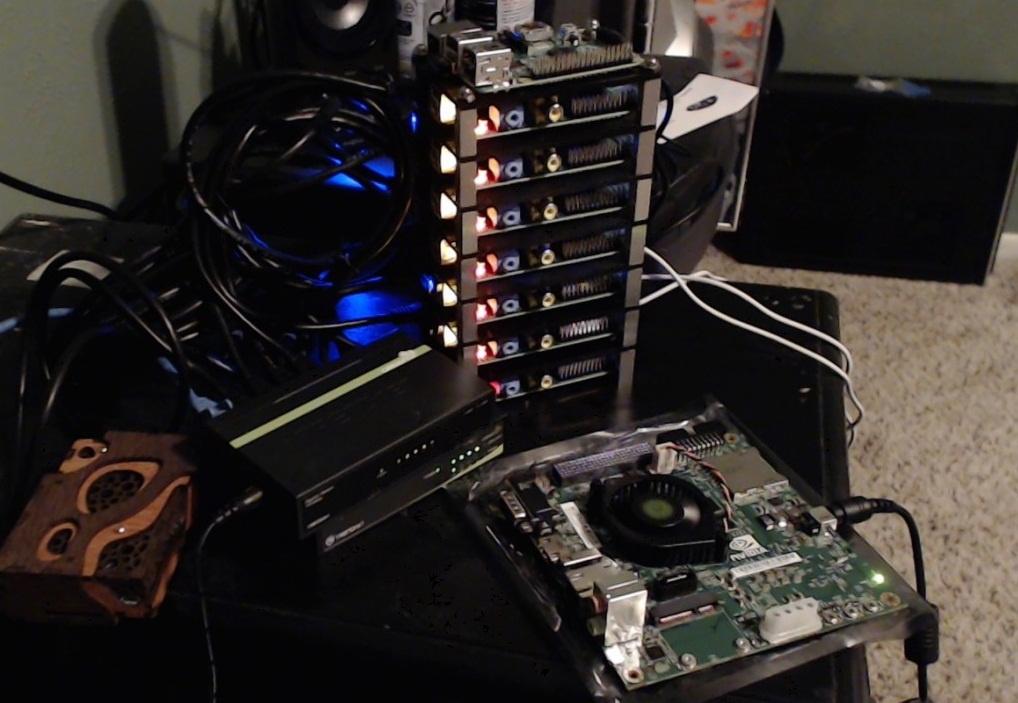
#> input picture Bolum1/anaresim.jpg, 1018 x 703 px, given in place of the camera
$ python erotion_dilation.py
#> lines starting #> are read from the running program, lines starting #| are printed output that depends on the picture; after the words box and inside, x2 and y2 are one past the last pixel; in counts of white or black regions, pixels touching at a corner belong together
import cv2
import numpy as np

kamera = cv2.VideoCapture(0)
while True:
    ret,frame = kamera.read()
#> frame is the input picture: shape (703, 1018, 3); mean B, G, R 40.7, 43.2, 48.1
    hsv = cv2.cvtColor(frame, cv2.COLOR_BGR2HSV)
#> hsv: shape (703, 1018, 3); mean H, S, V 61, 68.9, 50.5
    altdeger_kirmizi = np.array([150,30,30])
    ustdeger_kirmizi =np.array([190,255,255])

    mask = cv2.inRange(hsv,altdeger_kirmizi,ustdeger_kirmizi)
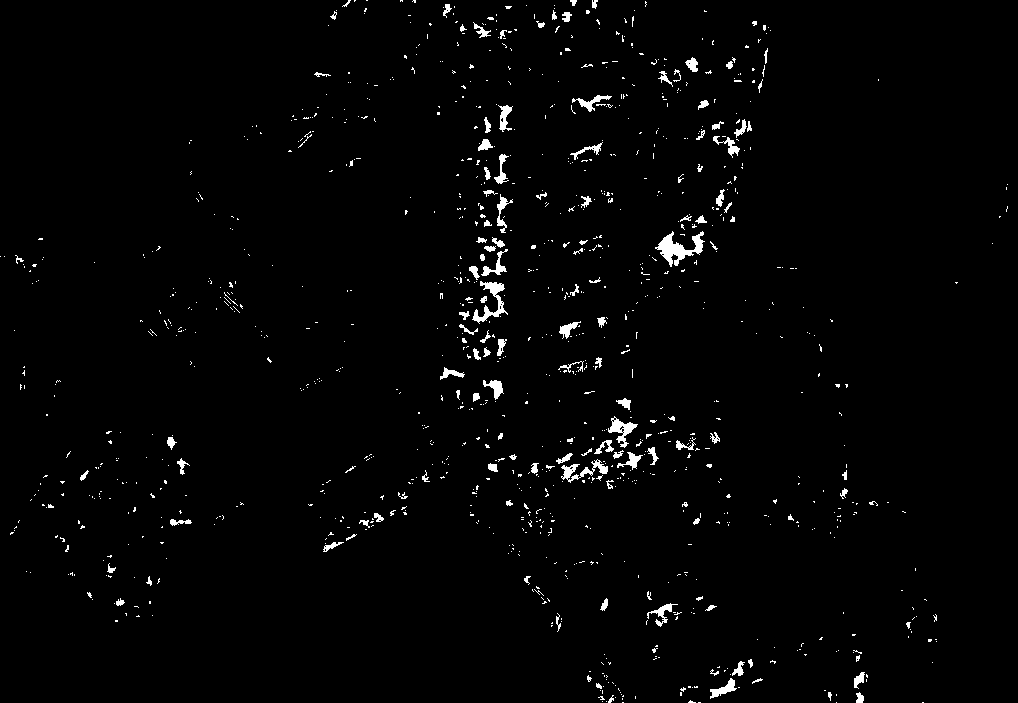
#> mask: shape (703, 1018); 1.8% white; 1093 white regions (963 under 20 px), largest, box (x1, y1, x2, y2) and area: (655, 231, 705, 267) 709, (472, 281, 508, 324) 478, (561, 459, 608, 483) 371
    son_resim = cv2.bitwise_and(frame,frame,mask=mask)
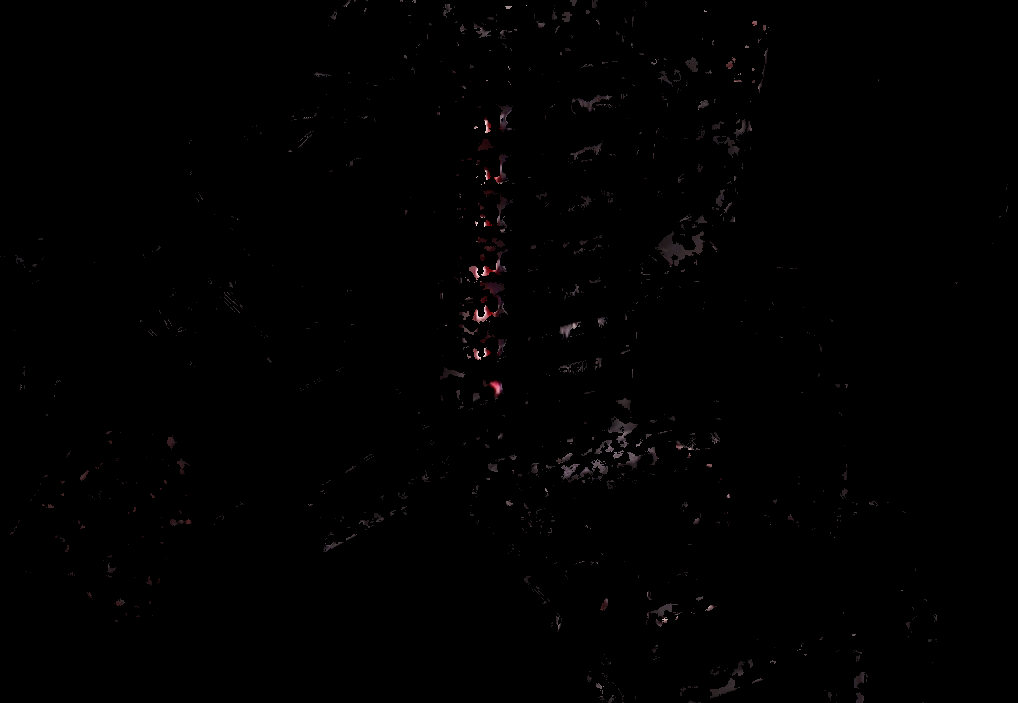
#> son_resim: shape (703, 1018, 3); mean B, G, R 0.9, 0.8, 1.1

    kernel = np.ones((5,5), np.uint8)
    erosion = cv2.erode(mask,kernel,iterations = 1)
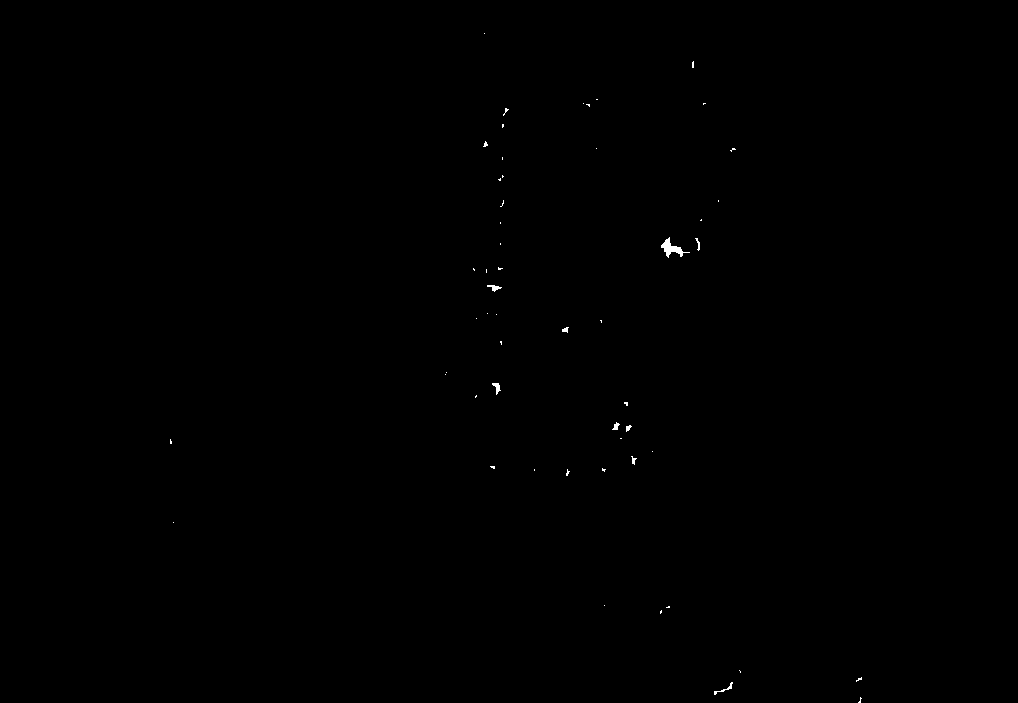
#> erosion: shape (703, 1018); 0.1% white; 54 white regions (45 under 20 px), largest, box (x1, y1, x2, y2) and area: (661, 237, 690, 258) 205, (492, 383, 501, 395) 51, (487, 285, 502, 292) 50
    dilation = cv2.dilate(mask,kernel,iterations = 1)
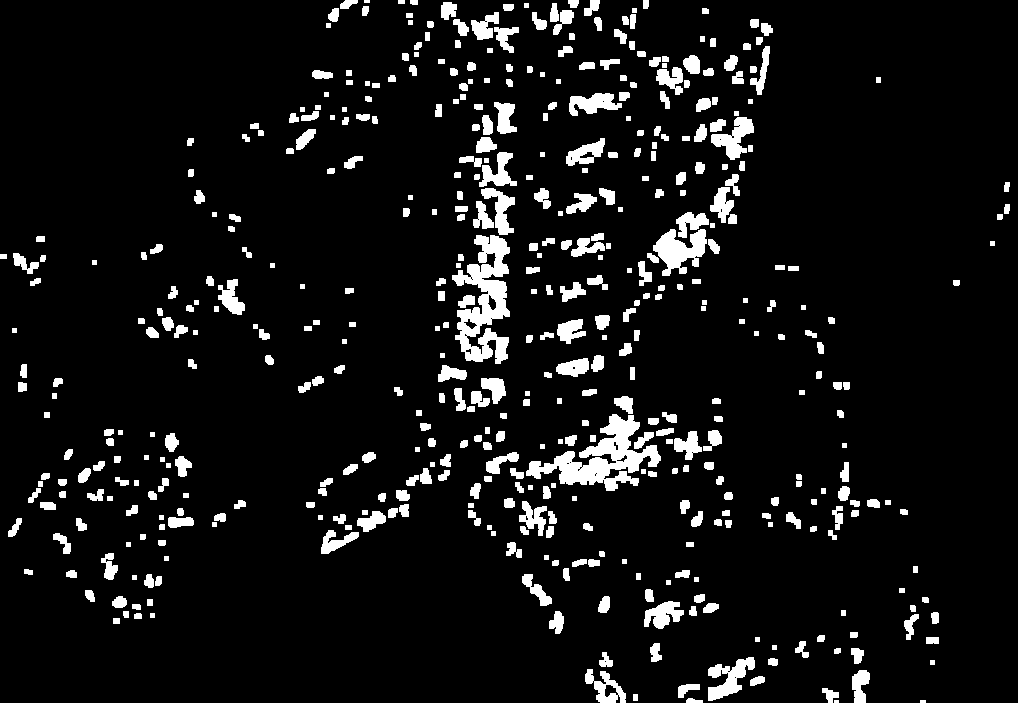
#> dilation: shape (703, 1018); 7.8% white; 487 white regions (3 under 20 px), largest, box (x1, y1, x2, y2) and area: (526, 414, 661, 491) 3922, (452, 235, 510, 364) 3916, (653, 229, 707, 276) 1421

    closing = cv2.morphologyEx(mask,cv2.MORPH_CLOSE,kernel)
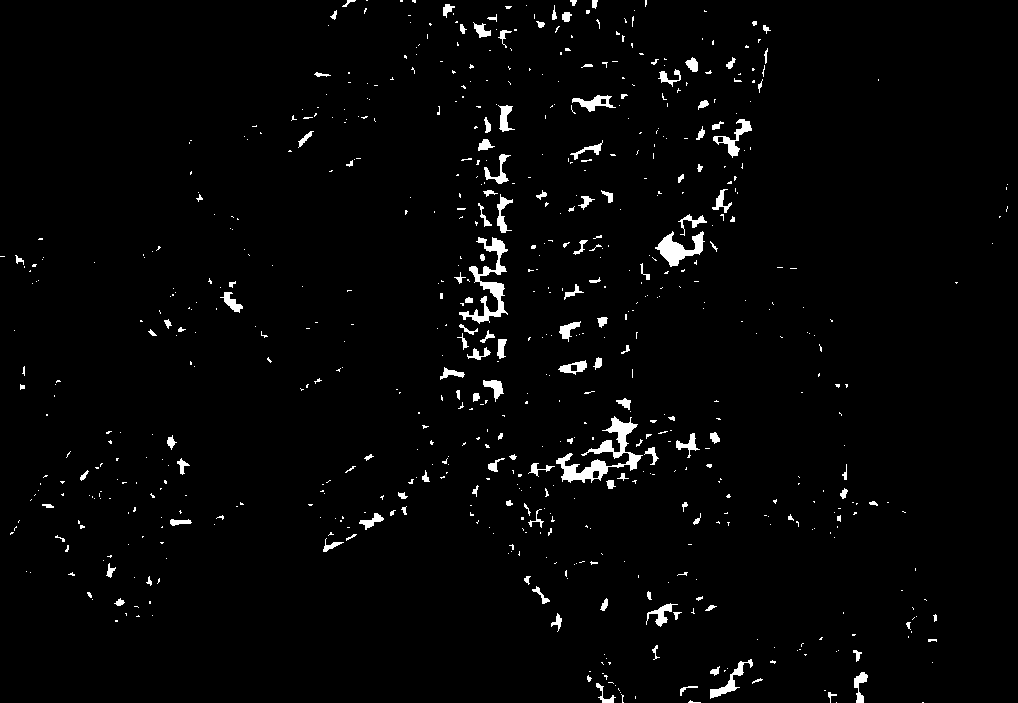
#> closing: shape (703, 1018); 2.3% white; 697 white regions (554 under 20 px), largest, box (x1, y1, x2, y2) and area: (556, 416, 643, 483) 1611, (459, 237, 508, 324) 1224, (655, 231, 705, 267) 791
    opening = cv2.morphologyEx(mask,cv2.MORPH_OPEN,kernel)
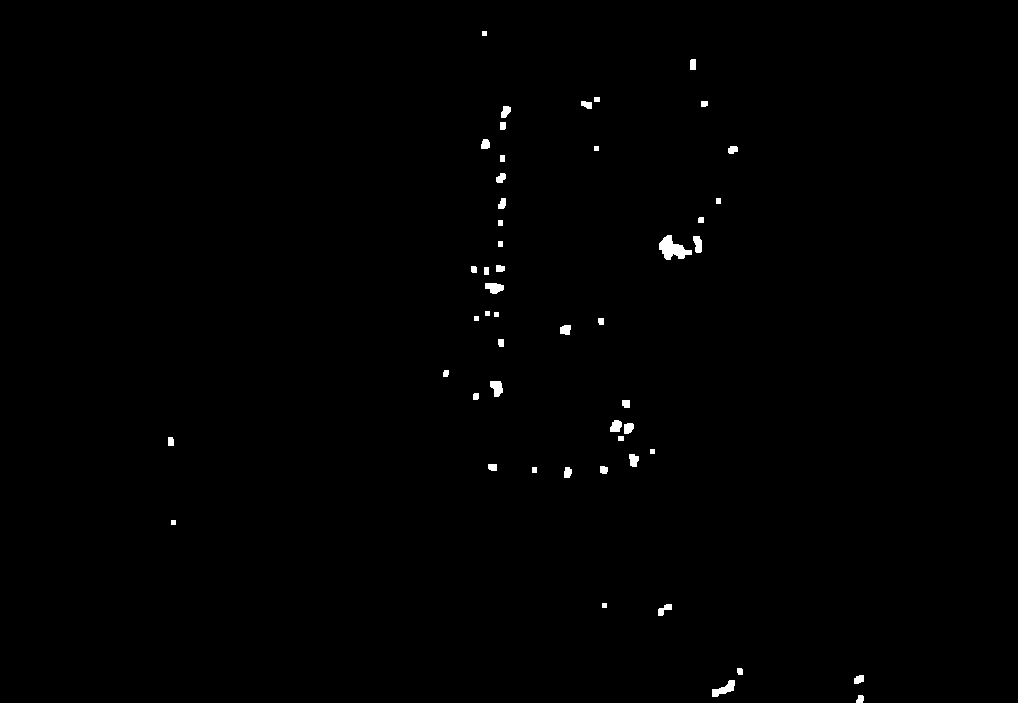
#> opening: shape (703, 1018); 0.47% white; 50 white regions, largest, box (x1, y1, x2, y2) and area: (659, 235, 692, 260) 441, (712, 680, 735, 697) 193, (485, 283, 504, 294) 154

    cv2.imshow('sonresim',son_resim)
    cv2.imshow('erosion',erosion)
    cv2.imshow('dilation',dilation)
    cv2.imshow('closing',closing)
    cv2.imshow('opening',opening)

    if cv2.waitKey(50) & 0xFF == ord('q'):
#> (key q is pressed here)
       break
kamera.release()
